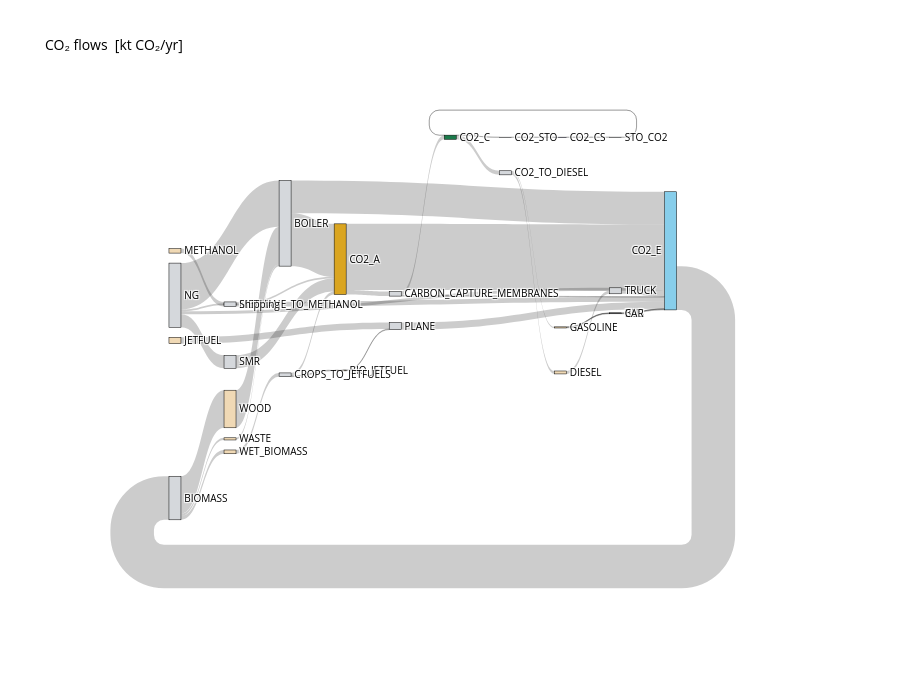

The cell this chart's notebook holds for it:
### Markdown cell above
### Where the CO2 comes from and where it goes

### Code cell
plot_sankey_co2(results)   # where the CO2 comes from and where it goes

### Figure 1 — Plotly figure (JSON) as saved in the notebook; plotly's stock layout.template omitted (floating-point values rounded to 4 significant figures)
{"data": [{"arrangement": "freeform", "link": {"source": [0, 0, 0, 1, 2, 2, 3, 4, 5, 5, 6, 6, 7, 7, 8, 9, 10, 11, 11, 12, 12, 13, 14, 14, 15, 16, 17, 18, 18, 18, 18, 19, 20, 21, 22, 23, 24, 25, 26], "target": [24, 25, 26, 19, 6, 9, 9, 9, 7, 9, 5, 9, 10, 11, 21, 0, 8, 13, 14, 1, 6, 23, 3, 4, 19, 6, 22, 2, 16, 20, 23, 9, 6, 7, 9, 9, 2, 12, 2], "value": [1501.0, 2591.0, 25710.0, 488.8, 36200.0, 22430.0, 210.8, 575.3, 2795.0, 307.4, 3102.0, 45220.0, 83.78, 2795.0, 83.78, 29800.0, 83.78, 2014.0, 781.3, 590.7, 2001.0, 2014.0, 210.8, 549.5, 4385.0, 1235.0, 3104.0, 31720.0, 1235.0, 8889.0, 2054.0, 4874.0, 8889.0, 83.78, 3104.0, 4101.0, 1213.0, 2591.0, 25700.0]}, "node": {"color": ["#D5D8DC", "#F0D9B5", "#D5D8DC", "#D5D8DC", "#D5D8DC", "#D5D8DC", "#DAA520", "#1a7a4a", "#8888AA", "#87CEEB", "#D5D8DC", "#D5D8DC", "#D5D8DC", "#F0D9B5", "#F0D9B5", "#F0D9B5", "#D5D8DC", "#F0D9B5", "#D5D8DC", "#D5D8DC", "#D5D8DC", "#D5D8DC", "#D5D8DC", "#D5D8DC", "#F0D9B5", "#F0D9B5", "#F0D9B5"], "label": ["BIOMASS", "BIO_JETFUEL", "BOILER", "BUS", "CAR", "CARBON_CAPTURE_MEMBRANES", "CO2_A", "CO2_C", "CO2_CS", "CO2_E", "CO2_STO", "CO2_TO_DIESEL", "CROPS_TO_JETFUELS", "DIESEL", "GASOLINE", "JETFUEL", "METHANE_TO_METHANOL", "METHANOL", "NG", "PLANE", "SMR", "STO_CO2", "Shipping", "TRUCK", "WASTE", "WET_BIOMASS", "WOOD"], "line": {"color": "black", "width": 0.5}, "pad": 10, "thickness": 12}, "type": "sankey", "valueformat": ".0f", "valuesuffix": " kt CO₂"}], "layout": {"font": {"color": "black", "size": 10}, "height": 700, "title": {"text": "CO₂ flows  [kt CO₂/yr]"}}}
